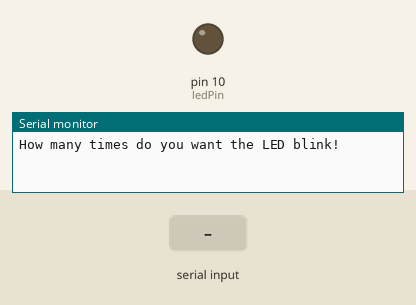
Simulated run of this sketch. Board: Arduino Uno, built with avr-gcc and run on an emulated ATmega328P. On the bench: output pins drawn as LEDs (lit = HIGH), the last lines printed to the serial monitor. Dashed ring = blinking. The test bench sets the inputs (shaded band).

Above: at 1.2 s.
1.3 s: "90,45\n" received over Serial
At 2.1 s:
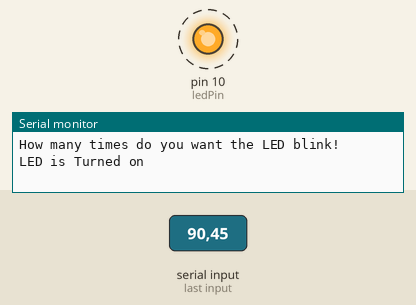
Timing chart, 0 to 10.3 s (numbered marks = the images above; inputs shaded):
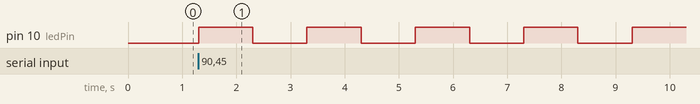

Measured:
- after the input at 1.3 s, pin 10 (ledPin): alternates HIGH for 1.0 s and LOW for 1.0 s, starting at once

The sketch:

askuser.ino
```cpp
int ledPin = 10;
int numBlinks;
String LedonMessage = "LED is Turned on";
String LedoffMessage = "LED is Turned off";

void setup()
{
  pinMode(ledPin, OUTPUT);
  digitalWrite(ledPin, LOW);
  Serial.begin(9600);
}

void loop()
{
  Serial.println("How many times do you want the LED blink!");
  while(Serial.available()==0)
  {
    //user input
  }
  numBlinks = Serial.parseInt();
  for(int counter = 1; counter <= numBlinks; counter++)
  {
    Serial.println(LedonMessage);
    digitalWrite(ledPin,HIGH);
    delay(1000);
    Serial.println(LedoffMessage);
    digitalWrite(ledPin,LOW);
    delay(1000);
  }
  Serial.println("The user has choosen the number of blinks: ");
  Serial.println(numBlinks);
  Serial.println(" ");
}
```
